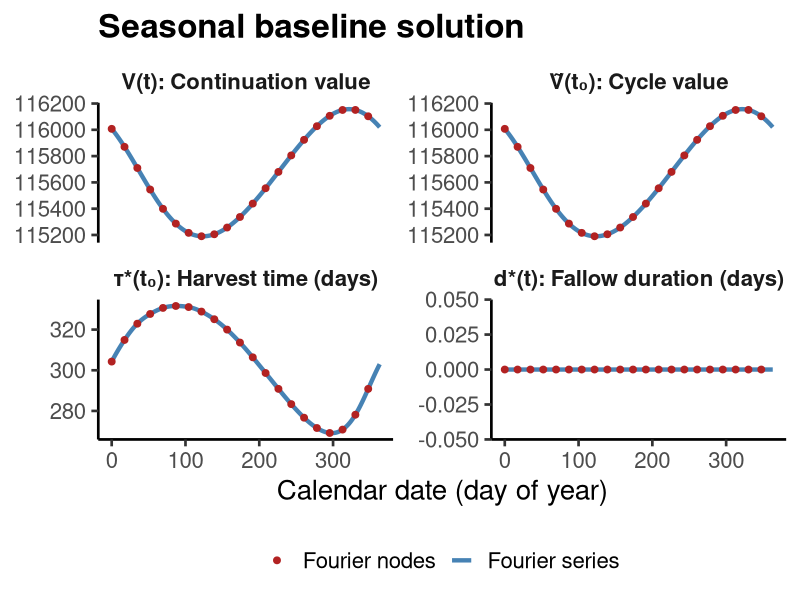
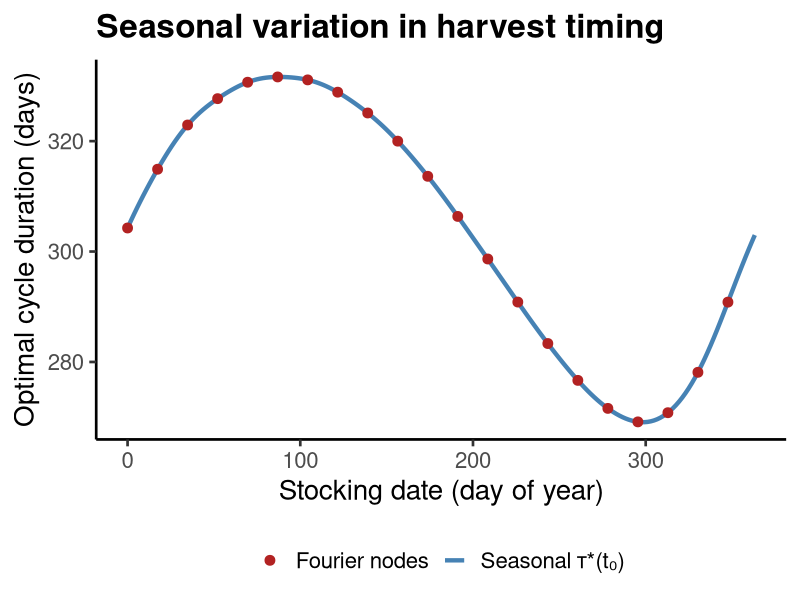
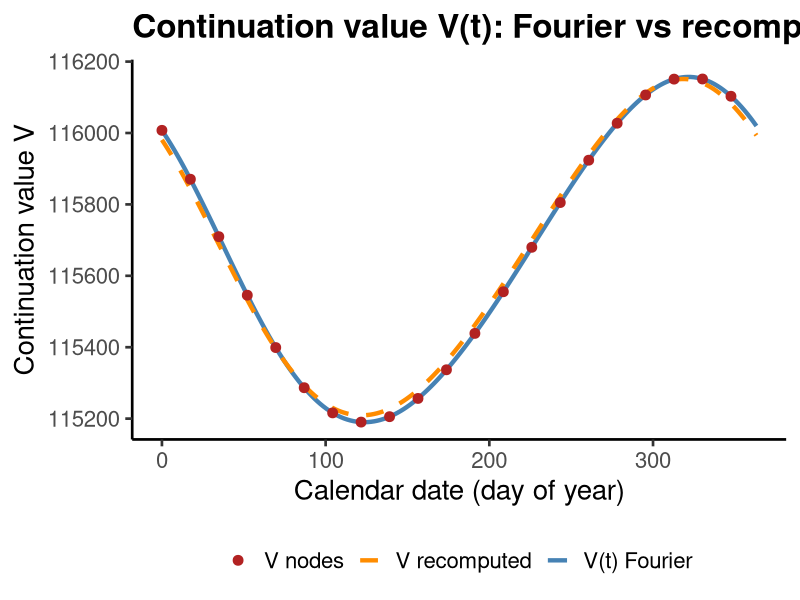

These charts were generated, in order, by the following R code:
library(ggplot2)
library(tidyr)

# ── Read data ─────────────────────────────────────────────────────────────────
grid <- read.csv("results/simulations/seasonal_baseline_grid.csv")
nodes <- read.csv("results/simulations/seasonal_baseline_nodes.csv")

outdir <- "results/figures"
dir.create(outdir, showWarnings = FALSE, recursive = TRUE)

# ══════════════════════════════════════════════════════════════════════════════
# Figure 1: Four-panel seasonal solution
# ══════════════════════════════════════════════════════════════════════════════

grid_long <- data.frame(
  t = rep(grid$t, 4),
  value = c(grid$V, grid$Vtilde, grid$tau_star, grid$d_star),
  panel = factor(rep(
    c("V(t): Continuation value",
      "\u1e7c(t\u2080): Cycle value",
      "\u03c4*(t\u2080): Harvest time (days)",
      "d*(t): Fallow duration (days)"),
    each = nrow(grid)),
    levels = c("V(t): Continuation value",
               "\u1e7c(t\u2080): Cycle value",
               "\u03c4*(t\u2080): Harvest time (days)",
               "d*(t): Fallow duration (days)"))
)

node_long <- data.frame(
  t = rep(nodes$node, 4),
  value = c(nodes$V_at_node, nodes$Vtilde_at_node,
            nodes$tau_at_node, nodes$d_at_node),
  panel = factor(rep(
    c("V(t): Continuation value",
      "\u1e7c(t\u2080): Cycle value",
      "\u03c4*(t\u2080): Harvest time (days)",
      "d*(t): Fallow duration (days)"),
    each = nrow(nodes)),
    levels = c("V(t): Continuation value",
               "\u1e7c(t\u2080): Cycle value",
               "\u03c4*(t\u2080): Harvest time (days)",
               "d*(t): Fallow duration (days)"))
)

p1 <- ggplot() +
  geom_line(data = grid_long,
            aes(x = t, y = value, color = "Fourier series"),
            linewidth = 1.5) +
  geom_point(data = node_long,
             aes(x = t, y = value, color = "Fourier nodes"),
             size = 2) +
  facet_wrap(~ panel, scales = "free_y", ncol = 2) +
  scale_color_manual(values = c(
    "Fourier series" = "steelblue",
    "Fourier nodes" = "firebrick")) +
  labs(x = "Calendar date (day of year)",
       y = NULL,
       color = NULL,
       title = "Seasonal baseline solution") +
  theme_classic(base_size = 20) +
  theme(
    legend.position = "bottom",
    strip.text = element_text(face = "bold", size = 16),
    strip.background = element_blank(),
    plot.title = element_text(face = "bold")
  )

ggsave(file.path(outdir, "seasonal_baseline_panel.png"), p1,
       width = 14, height = 10, dpi = 400)
cat("Saved seasonal_baseline_panel.png\n")

# ══════════════════════════════════════════════════════════════════════════════
# Figure 2: Harvest time τ*(t₀) close-up
# ══════════════════════════════════════════════════════════════════════════════

p2 <- ggplot() +
  geom_line(data = grid,
            aes(x = t, y = tau_star, color = "Seasonal \u03c4*(t\u2080)"),
            linewidth = 1.5) +
  geom_point(data = nodes,
             aes(x = node, y = tau_at_node, color = "Fourier nodes"),
             size = 3) +
  scale_color_manual(values = c(
    "Seasonal \u03c4*(t\u2080)" = "steelblue",
    "Fourier nodes" = "firebrick")) +
  labs(x = "Stocking date (day of year)",
       y = "Optimal cycle duration (days)",
       color = NULL,
       title = "Seasonal variation in harvest timing") +
  theme_classic(base_size = 20) +
  theme(
    legend.position = "bottom",
    plot.title = element_text(face = "bold")
  )

ggsave(file.path(outdir, "seasonal_baseline_tau.png"), p2,
       width = 10, height = 7, dpi = 400)
cat("Saved seasonal_baseline_tau.png\n")

# ══════════════════════════════════════════════════════════════════════════════
# Figure 3: V(t) and self-consistency check
# ══════════════════════════════════════════════════════════════════════════════

p3 <- ggplot() +
  geom_line(data = grid,
            aes(x = t, y = V, color = "V(t) Fourier"),
            linewidth = 1.5) +
  geom_line(data = grid,
            aes(x = t, y = V_recomputed, color = "V recomputed"),
            linewidth = 1.5, linetype = "dashed") +
  geom_point(data = nodes,
             aes(x = node, y = V_at_node, color = "V nodes"),
             size = 3) +
  scale_color_manual(values = c(
    "V(t) Fourier" = "steelblue",
    "V recomputed" = "darkorange",
    "V nodes" = "firebrick")) +
  labs(x = "Calendar date (day of year)",
       y = "Continuation value V",
       color = NULL,
       title = "Continuation value V(t): Fourier vs recomputed") +
  theme_classic(base_size = 20) +
  theme(
    legend.position = "bottom",
    plot.title = element_text(face = "bold")
  )

ggsave(file.path(outdir, "seasonal_baseline_V.png"), p3,
       width = 10, height = 7, dpi = 400)
cat("Saved seasonal_baseline_V.png\n")
